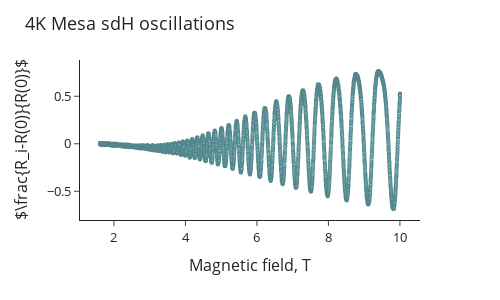

Notebook cell for this chart:
### Code cell
sdH4Kgraph = px.scatter(data4K, x = data4K['field'], y = data4K['dR/R'], width = 500, height = 300, template = 'simple_white')
sdH4Kgraph.update_layout(
    title=r'4K Mesa sdH oscillations',
    xaxis_title=r'Magnetic field, T',
    yaxis_title=r'$\frac{R_i-R(0)}{R(0)}$', font=dict(
        size=13
    ))
#markers style
sdH4Kgraph.update_traces(marker=dict(size=3,opacity=0.8, color = "#7AC5CD",
                              line=dict(width=1,
                                        color="#53868B")),
                  selector=dict(mode='markers'))

sdH4Kgraph.show()

### Figure 1 — Plotly figure (JSON) as saved in the notebook; plotly's stock layout.template omitted (floating-point values rounded to 4 significant figures; data arrays with more than 128 entries replaced by an {"elided": "..."} marker saying what was removed)
{"data": [{"hovertemplate": "field=%{x}<br>dR/R=%{y}<extra></extra>", "legendgroup": "", "marker": {"color": "#7AC5CD", "line": {"color": "#53868B", "width": 1}, "opacity": 0.8, "size": 3, "symbol": "circle"}, "mode": "markers", "name": "", "showlegend": false, "type": "scattergl", "x": {"elided": "3856 float values"}, "xaxis": "x", "y": {"elided": "3856 float values"}, "yaxis": "y"}], "layout": {"font": {"size": 13}, "height": 300, "legend": {"tracegroupgap": 0}, "margin": {"t": 60}, "title": {"text": "4K Mesa sdH oscillations"}, "width": 500, "xaxis": {"anchor": "y", "domain": [0, 1], "title": {"text": "Magnetic field, T"}}, "yaxis": {"anchor": "x", "domain": [0, 1], "title": {"text": "$\\frac{R_i-R(0)}{R(0)}$"}}}}
